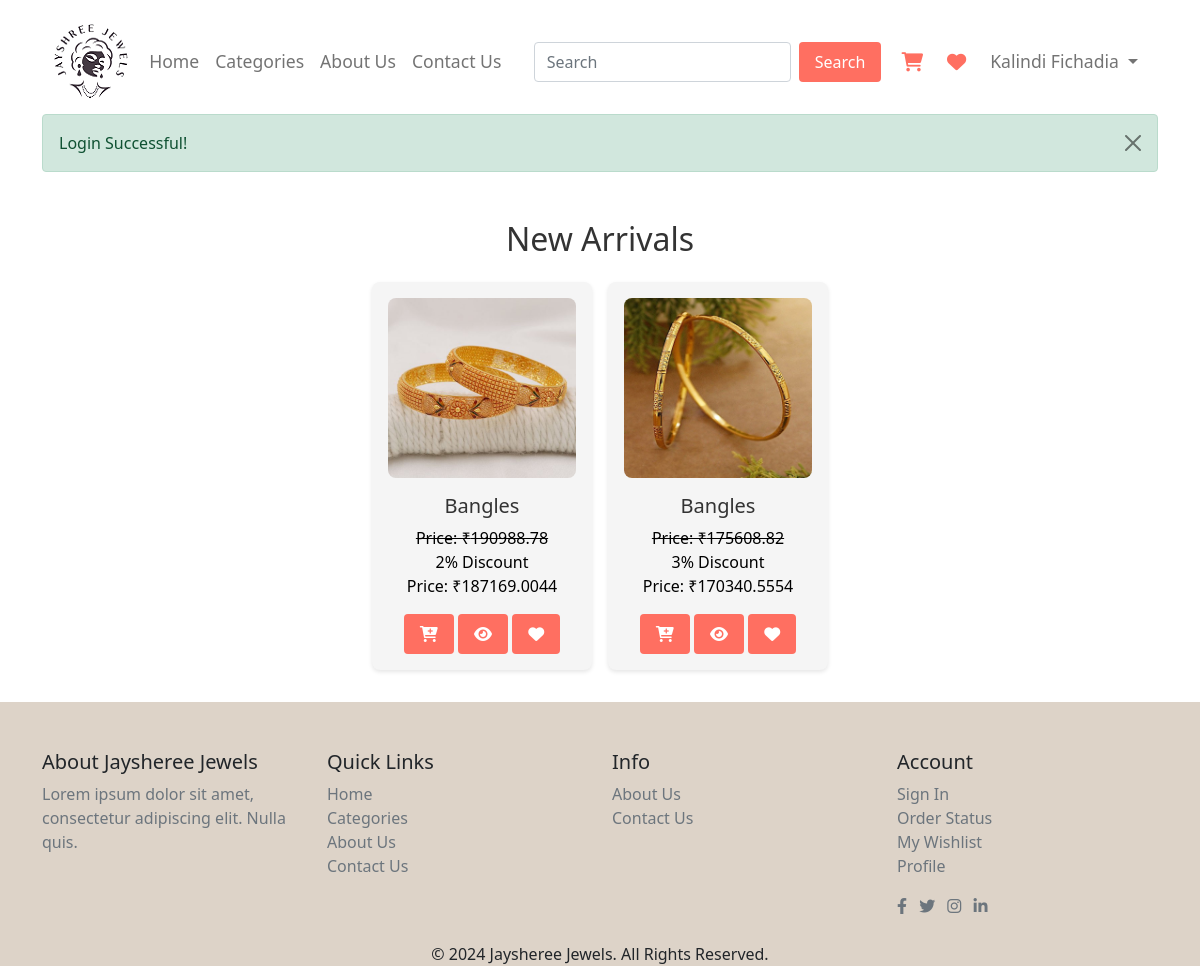
The app's page /user/product.php?sc_code=SCT03 (signed in) with its own data.
### tables this page shows
CREATE TABLE `user_tbl` (
  `u_id` int(5) NOT NULL,
  `u_code` varchar(10) NOT NULL,
  `u_fullname` varchar(100) NOT NULL,
  `u_gender` varchar(10) NOT NULL,
  `u_email` varchar(100) NOT NULL,
  `u_mobile` varchar(10) NOT NULL,
  `u_address` varchar(500) NOT NULL,
  `u_city` varchar(30) NOT NULL,
  `u_state` varchar(30) NOT NULL,
  `u_pincode` varchar(6) NOT NULL,
  `u_password` varchar(12) NOT NULL,
  `u_image` varchar(200) NOT NULL,
  `u_status` varchar(20) NOT NULL,
  `u_role` varchar(10) NOT NULL
);

CREATE TABLE `product_tbl` (
  `p_id` int(10) NOT NULL,
  `p_code` varchar(10) NOT NULL,
  `p_name` varchar(100) NOT NULL,
  `p_sc_code` varchar(10) NOT NULL,
  `p_type` varchar(30) NOT NULL,
  `p_gross_weight` decimal(10,3) NOT NULL,
  `p_diamond_weight` decimal(5,3) NOT NULL,
  `p_diamond_pices` int(5) NOT NULL,
  `p_purity` varchar(50) NOT NULL,
  `p_gold_weight` decimal(5,2) NOT NULL,
  `p_gold_price` decimal(10,2) NOT NULL,
  `p_diamond_price` decimal(10,2) NOT NULL,
  `p_making_charge` decimal(10,2) NOT NULL,
  `p_overhead_charges` decimal(10,2) NOT NULL,
  `p_base_price` decimal(10,2) NOT NULL,
  `p_tax` decimal(10,2) NOT NULL,
  `p_total_price` decimal(10,2) NOT NULL,
  `p_diamond_color` varchar(30) NOT NULL,
  `p_stock` int(5) NOT NULL,
  `p_discount` int(5) NOT NULL,
  `p_discount_price` double(10,2) NOT NULL,
  `p_main_image` varchar(250) NOT NULL,
  `p_other_image` varchar(1000) NOT NULL,
  `p_status` varchar(10) NOT NULL
);

### user/product.php (the view, shortened to what this page needs)
<?php
include_once 'header.php';
include_once '../conn.php';
?>
<section class="new-arrivals">
  <h2>New Arrivals</h2>
  <div class="arrivals-container">
    <?php
    if (isset($_GET['sc_code']) && !empty($_GET['sc_code'])) {
      $sc_code = $_GET['sc_code'];
      $productQuery = "SELECT * FROM product_tbl WHERE p_sc_code = '$sc_code' AND p_status = 'Active'";
      $resultp = mysqli_query($con, $productQuery);
      if ($resultp && mysqli_num_rows($resultp) > 0) {
        while ($rp = mysqli_fetch_assoc($resultp)) {
          ?>
          <a href="single-product.php?p_code=<?php echo $rp['p_code']; ?>">
            <div class="arrival-item <?php echo ($rp['p_stock'] == 0) ? 'out-of-stock' : ''; ?>" >
              <img src="<?php echo $rp['p_main_image']; ?>" alt="<?php echo $rp['p_name']; ?>">
              <h3 class="card-title text-truncate"><?php echo $rp['p_name']; ?></h3>
              <?php
              if ($rp['p_discount'] != 0) {
                $discounted_price = $rp['p_total_price'] - ($rp['p_discount'] * $rp['p_total_price'] / 100);
                ?>
                <span class="card-text text-decoration-line-through">Price: ₹<?php echo $rp['p_total_price']; ?></span><br>
                <span class="cart-text"><?php echo $rp['p_discount'] . "% Discount"; ?></span><br>
                <span class="card-text">Price: ₹<?php echo $discounted_price; ?></span><br>
                <?php
              } else {
                ?>
                <span class="card-text">Price: ₹<?php echo $rp['p_total_price']; ?></span><br>
                <?php
              }
              ?>
              <form action="" method="post">
                <div class="form-group mt-3">
                  <button type="submit" name="cart" class="buy-now">
                    <i class="fa-solid fa-cart-plus"></i>
                  </button>
                  <button type="submit" name="show" class="buy-now">
                    <i class="fa-solid fa-eye"></i>
                  </button>
                  <button type="submit" name="wishlist" class="buy-now">
                    <i class="fa-solid fa-heart"></i>
                  </button>
                </div>
              </form>
            </div>
          </a>
          <?php
        }
      } else {
        echo "<p>No products found in this subcategory.</p>";
      }
    } else {
      echo "<p>Invalid or missing subcategory code.</p>";
    }
    ?>
  </div>
</section>
<?php
include('footer.php');
?>

### user/header.php (shortened to what this page needs)
<?php
include_once "../conn.php";
        ?>
<!DOCTYPE html>
<html lang="en">
<head>
    <link rel="stylesheet" href="../css/bootstrap.min.css">
    <link rel="stylesheet" href="../css/user_style.css">
    <link rel="stylesheet" href="https://cdnjs.cloudflare.com/ajax/libs/font-awesome/6.0.0-beta3/css/all.min.css">
</head>
<body class="d-flex flex-column min-vh-100">
    <header>
        <div class="container flex-grow-1">
            <nav class="navbar navbar-expand-lg navbar-light pt-4">
                <div class="container">
                    <a href="index.php"><img src="../images/logo1.png" alt="Jayshree Jewels" class="img-fluid"></a>
                    <div class="collapse navbar-collapse" id="navbarNav">
                        <ul class="navbar-nav mx-auto">
                            <li class="nav-item">
                                <a class="nav-link" href="index.php" data-page="home">Home</a>
                            </li>
                            <li class="nav-item">
                                <a class="nav-link" href="category.php" data-page="categories">Categories</a>
                            </li>
                            <li class="nav-item">
                                <a class="nav-link" href="aboutUs.php" data-page="about">About Us</a>
                            </li>
                            <li class="nav-item">
                                <a class="nav-link" href="contactUs.php" data-page="contact">Contact Us</a>
                            </li>
                        </ul>
                        <form class="d-flex ms-auto" action="search.php" method="GET">
                            <input class="form-control me-2" type="search" placeholder="Search" aria-label="Search"
                                name="search">
                            <button class="buy-now" type="submit">Search</button>
                        </form>
                        <ul class="navbar-nav ms-auto d-flex align-items-center">
                            <li class="nav-item nav-icons">
                                <a class="nav-link" href="cart.php">
                                    <i class="fas fa-shopping-cart"></i>
                                </a>
                            </li>
                            <li class="nav-item nav-icons">
                                <a class="nav-link" href="wishlist.php">
                                    <i class="fas fa-heart"></i>
                                </a>
                            </li>
                            <li class="nav-item dropdown">
                                <?php
                                if (isset($_SESSION['user_username'])) {
                                    $email = $_SESSION['user_username'];
                                    $q = "select * from user_tbl where u_email='$email'";
                                    $result = mysqli_query($con, $q);
                                    if (mysqli_num_rows($result)) {
                                        $r = mysqli_fetch_assoc($result)
                                            ?>
                                        <a class="nav-link dropdown-toggle" href="#" id="navbarDropdown" role="button"
                                            data-bs-toggle="dropdown" aria-expanded="false">
                                            <?php echo $r['u_fullname']; ?>
                                        </a>
                                        <?php
                                    }
                                } else {
                                    ?>
                                <li class="nav-item">
                                    <a class="nav-link" href="../signin.php">signin</a>
                                </li>
                                <?php
                                }
                                ?>
                            </li>
                        </ul>
                    </div>
                </div>
            </nav>
        </div>
    </header>
    <div class="container">
        <div class="row">
            <div class="col-12">
                <?php
                if (isset($_COOKIE['success'])) {
                    ?>
                    <div class="alert alert-success alert-dismissible fade show" role="alert">
                        <strong></strong> <?php echo $_COOKIE['success']; ?>
                        <button type="button" class="btn-close" data-dismiss="alert" aria-label="Close">
                        </button>
                    </div>
                    <?php
                }
                    ?>
            </div>
        </div>
    </div>

### css/user_style.css (style rules this page uses)
body { overflow-x: hidden; }
.navbar-nav { white-space: nowrap; }
.nav-icons .nav-link { display: flex; align-items: center; padding: 0.5rem 1rem; }
.nav-icons .nav-link i { font-size: 1.2rem; margin-right: 0.5rem; color: #ff6f61; }
.navbar { padding: 15px 0; }
.navbar-nav .nav-link { color: #6b5841; font-size: 1.1em; padding: 0 20px; }
.new-arrivals { padding: 2rem; background-color: #fff; }
.new-arrivals h2 { text-align: center; font-size: 2rem; margin-bottom: 1.5rem; color: #333; }
.arrivals-container { display: flex; flex-wrap: wrap; justify-content: center; gap: 1rem; }
.arrival-item { background-color: #f5f5f5; border-radius: 8px; text-align: center; width: 220px; padding: 1rem; box-shadow: 0 2px 4px rgba(0, 0, 0, 0.1); transition: transform 0.3s, box-shadow 0.3s; }
.arrival-item img { width: 100%; height: 180px; object-fit: cover; border-radius: 8px; }
.arrival-item h3 { margin: 1rem 0 0.5rem; font-size: 1.25rem; color: #333; }
.buy-now { background-color: #ff6f61; color: #fff; padding: 0.5rem 1rem; border: none; border-radius: 4px; cursor: pointer; font-size: 1rem; transition: background-color 0.3s; }
body { display: flex; flex-direction: column; min-height: 100vh; }

### records on screen
user_tbl: u_fullname "Kalindi Fichadia"
product_tbl: p_main_image (picture), p_name "Bangles", p_total_price "190988.78", p_discount "2", discounted_price "187169.0044"
product_tbl: p_main_image (picture), p_name "Bangles", p_total_price "175608.82", p_discount "3", discounted_price "170340.5554"

### other values on screen
$_COOKIE['success'] "Login Successful!"
